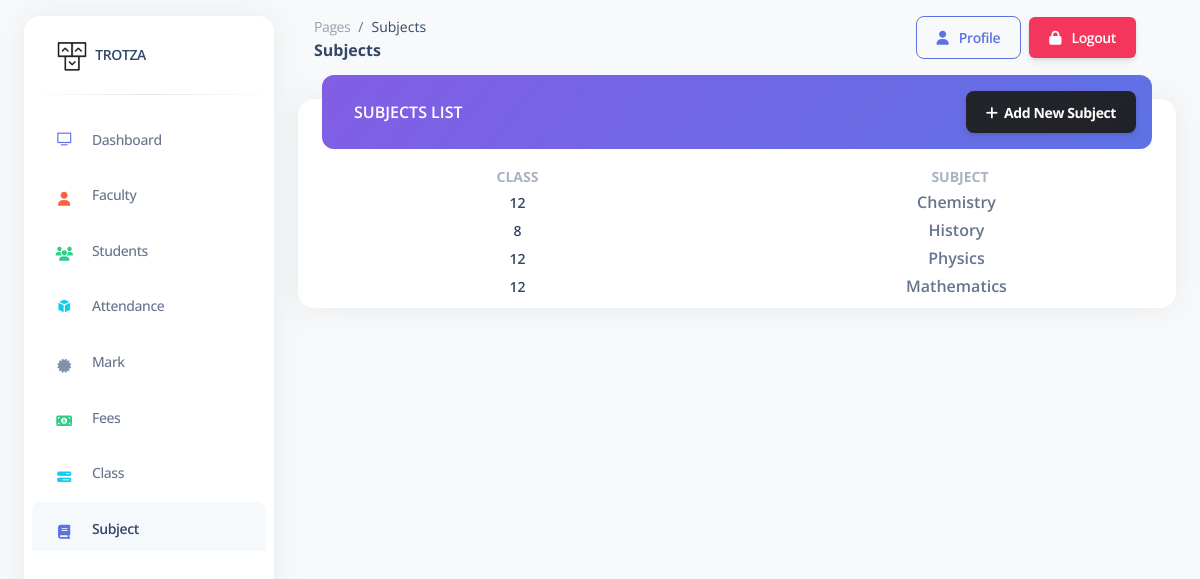
Page /admin/pages/subject.php (signed in) on the committed database.
### tables this page shows
CREATE TABLE `subject` (
  `subid` int(11) NOT NULL,
  `subname` varchar(100) NOT NULL,
  `cid` int(11) NOT NULL
);

CREATE TABLE `class` (
  `cid` int(11) NOT NULL,
  `clname` varchar(100) NOT NULL
);

### admin/pages/subject.php (the view, shortened to what this page needs)
<?php
include '../includes/connection.php';
?>
<!DOCTYPE html>
<html lang="en">
<head>
  <link href="../assets/css/nucleo-icons.css" rel="stylesheet" />
  <link href="../assets/css/nucleo-svg.css" rel="stylesheet" />
  <link href="../assets/css/nucleo-svg.css" rel="stylesheet" />
  <link id="pagestyle" href="../assets/css/argon-dashboard.css?v=2.0.4" rel="stylesheet" />
</head>
<body class="g-sidenav-show   bg-gray-100">
  <?php include '../includes/sidebar.php';
  ?>
  <main class="main-content position-relative border-radius-lg ">
    <nav class="navbar navbar-main navbar-expand-lg px-0 mx-4 shadow-none border-radius-xl " id="navbarBlur"
      data-scroll="false">
      <div class="container-fluid py-1 px-3">
        <nav aria-label="breadcrumb">
          <ol class="breadcrumb bg-transparent mb-0 pb-0 pt-1 px-0 me-sm-6 me-5">
            <li class="breadcrumb-item text-sm"><a class="opacity-5 text-dark" href="javascript:;">Pages</a></li>
            <li class="breadcrumb-item text-sm text-dark active" aria-current="page">Subjects</li>
          </ol>
          <h6 class="font-weight-bolder text-dark mb-0">Subjects</h6>
        </nav>
        <div class="collapse navbar-collapse mt-sm-0 mt-2 me-md-0 me-sm-4" id="navbar">
          <ul class="navbar-nav  ms-md-auto pe-md-3 d-flex align-items-center">
            <li class="nav-item d-flex align-items-center border-2">
              <button onclick="window.location.href='profile.php'"
                class="btn btn-outline-primary btn-md font-weight-bold  mb-0"><i
                  class="fa fa-user me-sm-1"></i>&nbsp;&nbsp;Profile</button>
            </li>
            <li class="nav-item d-flex align-items-center bg-danger mx-2 rounded">
              <button onclick="window.location.href='logout.php'" class="btn btn-md font-weight-bold text-white mb-0"><i
                  class="fa fa-lock me-sm-1"></i>&nbsp;&nbsp;Logout</button>
            </li>
          </ul>
        </div>
      </div>
    </nav>
    <div class="container-fluid py-4">
      <div class="row">
        <div class="col-12">
          <div class="card mb-4">
            <div class="card-header p-0 position-relative mt-n4 mx-4">
              <div class="d-flex justify-content-between bg-gradient-primary shadow-primary border-radius-lg p-3">
                <h6 class="text-white ps-3 pt-2 text-uppercase">Subjects List</h6>
                <button class="btn bg-gradient-dark m-0 toast-btn" type="button" data-toggle="modal"
                  data-target="#form"><i class="fas fa-plus"></i>&nbsp;&nbsp;Add New
                  Subject</button>
              </div>
            </div>
            <div class="card-body px-0 pt-3 pb-2">
              <div class="table-responsive p-0">
                <table class="align-items-center mb-0 w-100 d-block d-md-table text-sm">
                  <thead>
                    <tr>
                      <th class="text-center text-uppercase text-secondary font-weight-bolder opacity-7"
                        style="width: 15%;">
                        Class</th>
                      <th class="text-center text-uppercase text-secondary font-weight-bolder opacity-7 ps-2 th-sm"
                        style="width: 15%;">
                        Subject</th>
                    </tr>
                  </thead>
                  <tbody>
                    <?php
                    $query = "SELECT subject.*, class.clname FROM subject inner join class ON subject.cid = class.cid";
                    $result = mysqli_query($conn, $query);
                    while ($row = mysqli_fetch_array($result)) {
                      ?>
                      <tr>
                        <td class="align-middle text-center">
                          <div class="d-flex flex-column ">
                            <h6 class="mb-0 text-sm">
                              <?php echo $row["clname"]; ?>
                            </h6>
                          </div>
                        </td>
                        <td class="align-middle text-center">
                          <p class="font-weight-bold mb-0">
                            <?php echo $row["subname"]; ?>
                          </p>
                        </td>
                      </tr>
                      <?php
                    }
                    ?>
                  </tbody>
                </table>
              </div>
            </div>
          </div>
        </div>
      </div>
    </div>
  </main>
</body>
</html>

### rows in the picture
subject: cid.clname "12", subname "Chemistry"
subject: cid.clname "8", subname "History"
subject: cid.clname "12", subname "Physics"
subject: cid.clname "12", subname "Mathematics"
